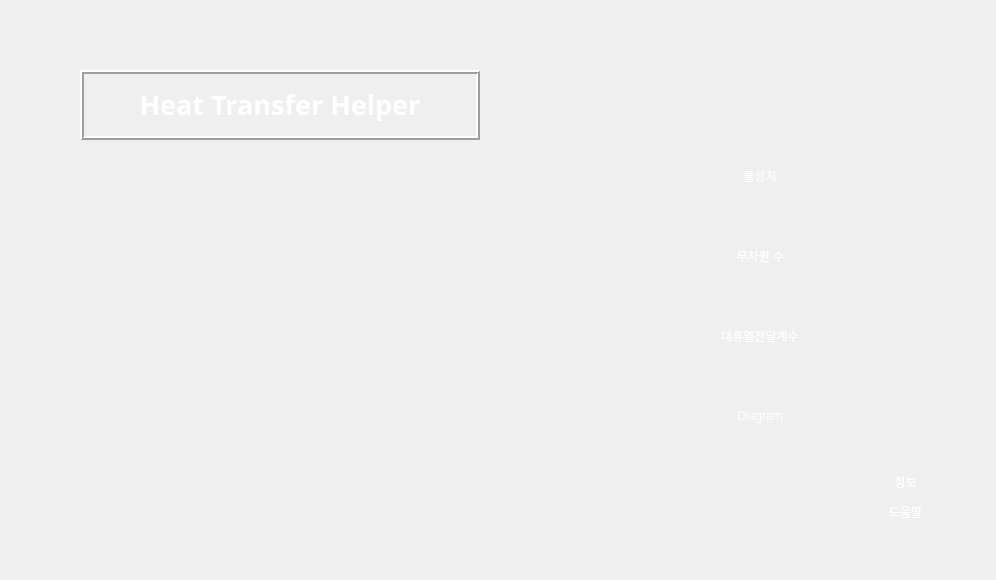
<?xml version="1.0" encoding="UTF-8"?>
<ui version="4.0">
 <class>Form</class>
 <widget class="QWidget" name="Form">
  <property name="geometry">
   <rect>
    <x>0</x>
    <y>0</y>
    <width>996</width>
    <height>580</height>
   </rect>
  </property>
  <property name="minimumSize">
   <size>
    <width>996</width>
    <height>580</height>
   </size>
  </property>
  <property name="maximumSize">
   <size>
    <width>996</width>
    <height>580</height>
   </size>
  </property>
  <property name="windowTitle">
   <string>Form</string>
  </property>
  <widget class="QPushButton" name="Btn_Convection">
   <property name="geometry">
    <rect>
     <x>660</x>
     <y>390</y>
     <width>200</width>
     <height>51</height>
    </rect>
   </property>
   <property name="styleSheet">
    <string notr="true">QPushButton {
color: qlineargradient(spread:pad, x1:0, y1:1, x2:1, y2:0, stop:0 rgba(255, 255, 255, 255), stop:1 rgba(255, 255, 255, 255));
background-image: url(:/background/버튼2.png);
font: 10pt &quot;맑은 고딕&quot;;
}
QPushButton:hover{
border-image: url(:/background/버튼클릭2.png);
}</string>
   </property>
   <property name="text">
    <string>Diagram</string>
   </property>
   <property name="flat">
    <bool>true</bool>
   </property>
  </widget>
  <widget class="QPushButton" name="pushButton_2">
   <property name="geometry">
    <rect>
     <x>660</x>
     <y>150</y>
     <width>200</width>
     <height>51</height>
    </rect>
   </property>
   <property name="mouseTracking">
    <bool>false</bool>
   </property>
   <property name="acceptDrops">
    <bool>false</bool>
   </property>
   <property name="toolTip">
    <string>물성치를 구합니다</string>
   </property>
   <property name="toolTipDuration">
    <number>5000</number>
   </property>
   <property name="whatsThis">
    <string/>
   </property>
   <property name="accessibleName">
    <string extracomment="물성치를 구합니다"/>
   </property>
   <property name="styleSheet">
    <string notr="true">QPushButton {
color: qlineargradient(spread:pad, x1:0, y1:1, x2:1, y2:0, stop:0 rgba(255, 255, 255, 255), stop:1 rgba(255, 255, 255, 255));
background-image: url(:/background/버튼2.png);
font: 10pt &quot;맑은 고딕&quot;;
}
QPushButton:hover{
border-image: url(:/background/버튼클릭2.png);
}</string>
   </property>
   <property name="text">
    <string>물성치</string>
   </property>
   <property name="checkable">
    <bool>false</bool>
   </property>
   <property name="autoDefault">
    <bool>false</bool>
   </property>
   <property name="default">
    <bool>false</bool>
   </property>
   <property name="flat">
    <bool>true</bool>
   </property>
  </widget>
  <widget class="QPushButton" name="pushButton_4">
   <property name="geometry">
    <rect>
     <x>870</x>
     <y>470</y>
     <width>71</width>
     <height>23</height>
    </rect>
   </property>
   <property name="styleSheet">
    <string notr="true">QPushButton {
color: qlineargradient(spread:pad, x1:0, y1:1, x2:1, y2:0, stop:0 rgba(255, 255, 255, 255), stop:1 rgba(255, 255, 255, 255));
background-image: url(:/background/버튼2.png);
font: 10pt &quot;맑은 고딕&quot;;
}
QPushButton:hover{
border-image: url(:/background/버튼클릭2.png);
}</string>
   </property>
   <property name="text">
    <string>정보</string>
   </property>
   <property name="flat">
    <bool>true</bool>
   </property>
  </widget>
  <widget class="QPushButton" name="pushButton">
   <property name="geometry">
    <rect>
     <x>660</x>
     <y>230</y>
     <width>201</width>
     <height>51</height>
    </rect>
   </property>
   <property name="toolTip">
    <string>무차원 수를 구합니다</string>
   </property>
   <property name="toolTipDuration">
    <number>5000</number>
   </property>
   <property name="styleSheet">
    <string notr="true">QPushButton {
color: qlineargradient(spread:pad, x1:0, y1:1, x2:1, y2:0, stop:0 rgba(255, 255, 255, 255), stop:1 rgba(255, 255, 255, 255));
background-image: url(:/background/버튼2.png);
font: 10pt &quot;맑은 고딕&quot;;
}
QPushButton:hover{
border-image: url(:/background/버튼클릭2.png);
}</string>
   </property>
   <property name="text">
    <string>무차원 수</string>
   </property>
   <property name="flat">
    <bool>true</bool>
   </property>
  </widget>
  <widget class="QLabel" name="label">
   <property name="geometry">
    <rect>
     <x>90</x>
     <y>160</y>
     <width>391</width>
     <height>341</height>
    </rect>
   </property>
   <property name="styleSheet">
    <string notr="true">image: url(:/background/KakaoTalk_20211104_135006545.png);</string>
   </property>
   <property name="text">
    <string/>
   </property>
  </widget>
  <widget class="QPushButton" name="pushButton_3">
   <property name="geometry">
    <rect>
     <x>870</x>
     <y>500</y>
     <width>71</width>
     <height>23</height>
    </rect>
   </property>
   <property name="styleSheet">
    <string notr="true">QPushButton {
color: qlineargradient(spread:pad, x1:0, y1:1, x2:1, y2:0, stop:0 rgba(255, 255, 255, 255), stop:1 rgba(255, 255, 255, 255));
background-image: url(:/background/버튼2.png);
font: 10pt &quot;맑은 고딕&quot;;
}
QPushButton:hover{
border-image: url(:/background/버튼클릭2.png);
}</string>
   </property>
   <property name="text">
    <string>도움말</string>
   </property>
   <property name="flat">
    <bool>true</bool>
   </property>
  </widget>
  <widget class="QLabel" name="label_title">
   <property name="geometry">
    <rect>
     <x>80</x>
     <y>70</y>
     <width>400</width>
     <height>70</height>
    </rect>
   </property>
   <property name="font">
    <font>
     <family>맑은 고딕</family>
     <pointsize>10</pointsize>
     <weight>50</weight>
     <italic>false</italic>
     <bold>false</bold>
    </font>
   </property>
   <property name="layoutDirection">
    <enum>Qt::LeftToRight</enum>
   </property>
   <property name="styleSheet">
    <string notr="true">font: 10pt &quot;맑은 고딕&quot;;
color: rgb(255, 255, 255);
background-image: url(:/background/버튼2.png);</string>
   </property>
   <property name="frameShape">
    <enum>QFrame::Box</enum>
   </property>
   <property name="frameShadow">
    <enum>QFrame::Raised</enum>
   </property>
   <property name="lineWidth">
    <number>2</number>
   </property>
   <property name="midLineWidth">
    <number>0</number>
   </property>
   <property name="text">
    <string>&lt;html&gt;&lt;head/&gt;&lt;body&gt;&lt;p align=&quot;center&quot;&gt;&lt;span style=&quot; font-size:20pt; font-weight:600;&quot;&gt;Heat Transfer Helper&lt;/span&gt;&lt;/p&gt;&lt;/body&gt;&lt;/html&gt;</string>
   </property>
   <property name="alignment">
    <set>Qt::AlignCenter</set>
   </property>
  </widget>
  <widget class="QLabel" name="label_2">
   <property name="geometry">
    <rect>
     <x>0</x>
     <y>0</y>
     <width>996</width>
     <height>580</height>
    </rect>
   </property>
   <property name="styleSheet">
    <string notr="true">image: url(:/background/배경2.png);</string>
   </property>
   <property name="text">
    <string/>
   </property>
  </widget>
  <widget class="QLabel" name="label_3">
   <property name="geometry">
    <rect>
     <x>535</x>
     <y>40</y>
     <width>421</width>
     <height>501</height>
    </rect>
   </property>
   <property name="styleSheet">
    <string notr="true">image: url(:/background/테두리.PNG);</string>
   </property>
   <property name="text">
    <string/>
   </property>
  </widget>
  <widget class="QPushButton" name="Btn_Convection_2">
   <property name="geometry">
    <rect>
     <x>660</x>
     <y>310</y>
     <width>200</width>
     <height>51</height>
    </rect>
   </property>
   <property name="styleSheet">
    <string notr="true">QPushButton {
color: qlineargradient(spread:pad, x1:0, y1:1, x2:1, y2:0, stop:0 rgba(255, 255, 255, 255), stop:1 rgba(255, 255, 255, 255));
background-image: url(:/background/버튼2.png);
font: 10pt &quot;맑은 고딕&quot;;
}
QPushButton:hover{
border-image: url(:/background/버튼클릭2.png);
}</string>
   </property>
   <property name="text">
    <string>대류열전달계수</string>
   </property>
   <property name="flat">
    <bool>true</bool>
   </property>
  </widget>
  <zorder>label_2</zorder>
  <zorder>label_3</zorder>
  <zorder>Btn_Convection</zorder>
  <zorder>pushButton_2</zorder>
  <zorder>pushButton_4</zorder>
  <zorder>pushButton</zorder>
  <zorder>label</zorder>
  <zorder>pushButton_3</zorder>
  <zorder>label_title</zorder>
  <zorder>Btn_Convection_2</zorder>
 </widget>
 <resources>
  <include location="../resource/resources.qrc"/>
 </resources>
 <connections/>
</ui>
